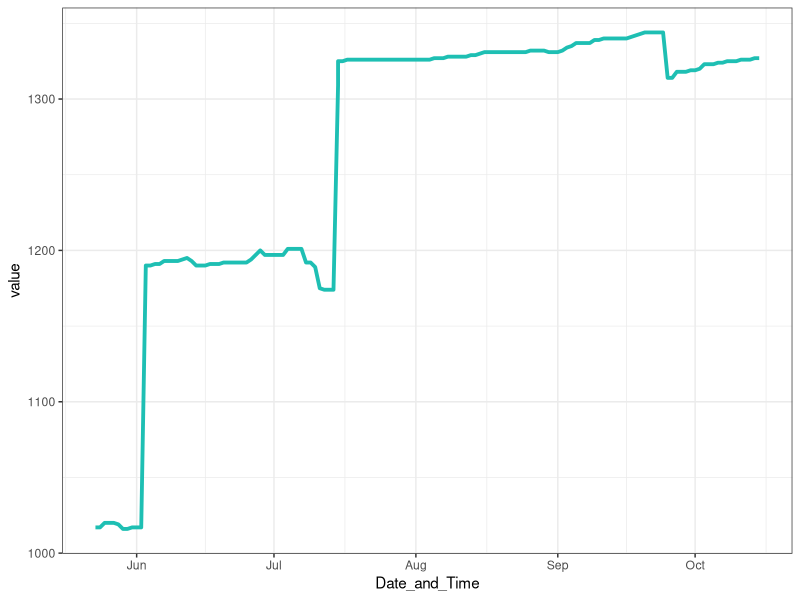
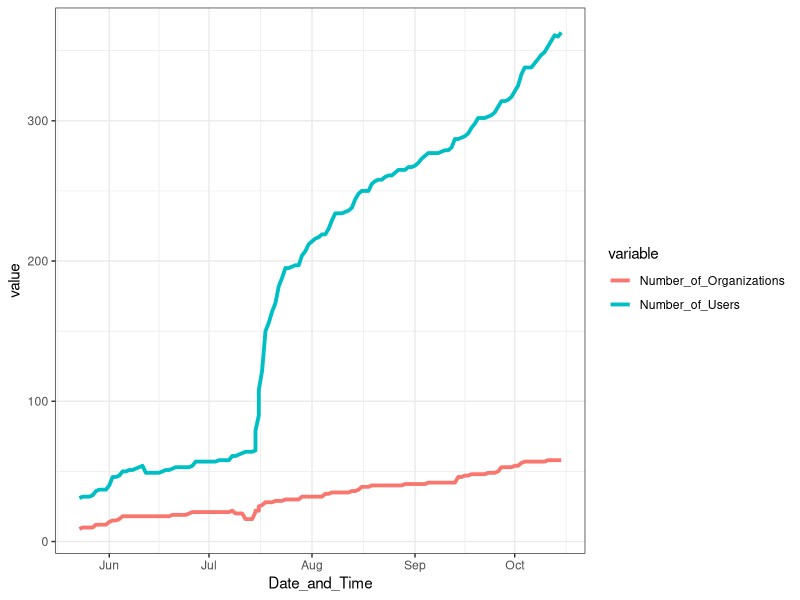
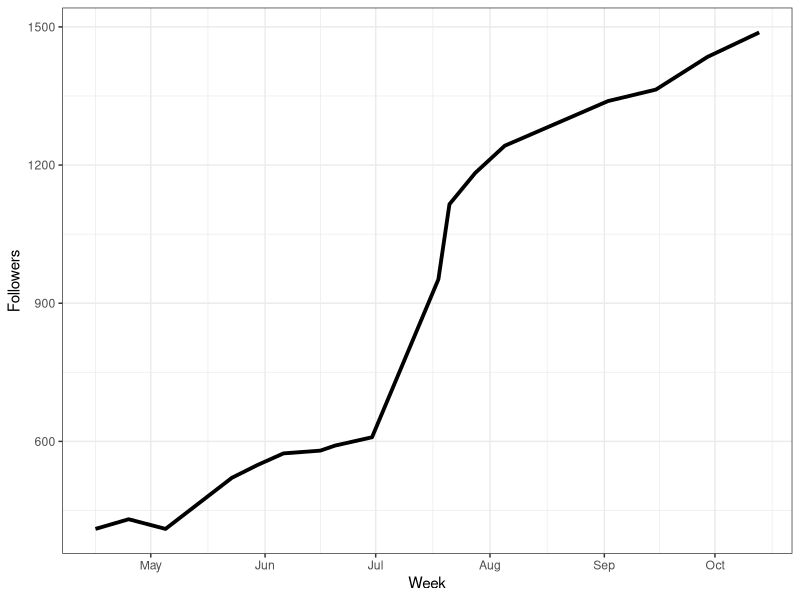

The R script that drew these images, in order:
## Simple plotting script ##

# Dependencies
library(ggplot2)
library(reshape2)

# Loading data
m <- read.csv('data/mailchimp.csv')
t <- read.csv('data/twitter.csv')
r <- read.csv('data/repository.csv')

# Cleaning
t$Week <- as.Date(t$Week, "%m/%d/%Y")
r <- melt(r, id = 'Date_and_Time')
r$Date_and_Time <- as.Date(r$Date_and_Time)

## CKAN Visual
datasets <- r[r$variable == 'Number_of_Datasets',]
users_orgs <- r[r$variable == 'Number_of_Organizations' | r$variable == 'Number_of_Users', ]

# Number of Datasets
dplot <- ggplot(datasets) + theme_bw() +
  geom_line(aes(Date_and_Time, value), color = "#1EBFB3", size = 1.3)

ggsave('plot/number-of-datasets.pdf', dplot, width = 400, height = 160, units = 'mm')

# Number of Organizations and Users
oplot <- ggplot(users_orgs) + theme_bw() +
  geom_line(aes(Date_and_Time, value, color = variable), size = 1.3)

ggsave('plot/number-of-organizations-users.pdf', oplot, width = 400, height = 160, units = 'mm')



# Number of Followers
tplot <- ggplot(t) + theme_bw() +
  geom_line(aes(Week, Followers), size = 1.3)

ggsave('plot/number-of-followers.pdf', tplot, width = 400, height = 160, units = 'mm')
